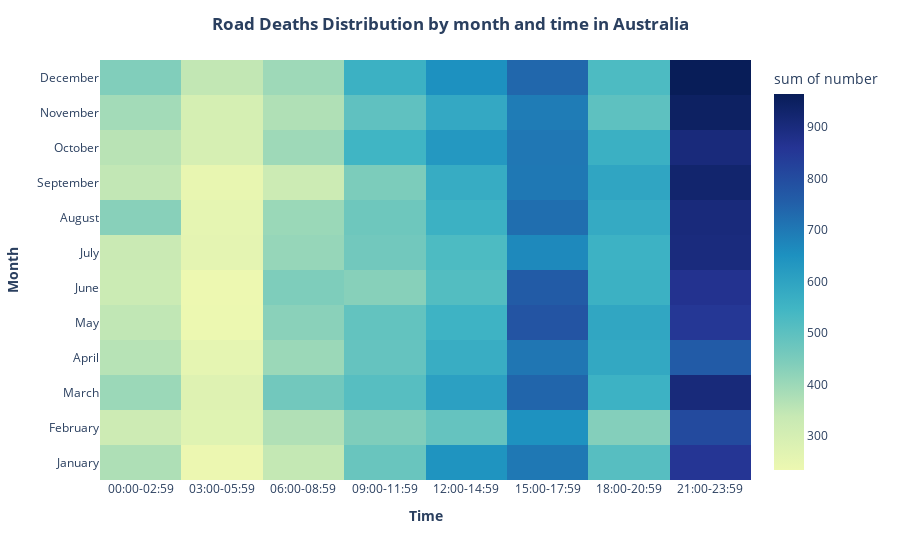

Write notebook code for a chart like this one.
### Code cell
fig_month_time = px.density_heatmap(month_time_total_data, 
                         x="time", 
                         y="month", 
                         z='number',
                         color_continuous_scale=['#edf8b1','#c7e9b4','#7fcdbb','#41b6c4','#1d91c0','#225ea8','#253494','#081d58'])

fig_month_time.update_layout(
    title_text="<b>Road Deaths Distribution by month and time in Australia<b>", 
    plot_bgcolor='white', 
    xaxis_title_text="<b>Time<b>",
    yaxis_title_text="<b>Month<b>",
    legend_title_text="",
    title_x=0.5
)

### Figure 1 — Plotly figure (JSON) as saved in the notebook; plotly's stock layout.template omitted (floating-point values rounded to 4 significant figures)
{"data": [{"coloraxis": "coloraxis", "histfunc": "sum", "hovertemplate": "time=%{x}<br>month=%{y}<br>sum of number=%{z}<extra></extra>", "name": "", "type": "histogram2d", "x": ["00:00-02:59", "03:00-05:59", "06:00-08:59", "09:00-11:59", "12:00-14:59", "15:00-17:59", "18:00-20:59", "21:00-23:59", "00:00-02:59", "03:00-05:59", "06:00-08:59", "09:00-11:59", "12:00-14:59", "15:00-17:59", "18:00-20:59", "21:00-23:59", "00:00-02:59", "03:00-05:59", "06:00-08:59", "09:00-11:59", "12:00-14:59", "15:00-17:59", "18:00-20:59", "21:00-23:59", "00:00-02:59", "03:00-05:59", "06:00-08:59", "09:00-11:59", "12:00-14:59", "15:00-17:59", "18:00-20:59", "21:00-23:59", "00:00-02:59", "03:00-05:59", "06:00-08:59", "09:00-11:59", "12:00-14:59", "15:00-17:59", "18:00-20:59", "21:00-23:59", "00:00-02:59", "03:00-05:59", "06:00-08:59", "09:00-11:59", "12:00-14:59", "15:00-17:59", "18:00-20:59", "21:00-23:59", "00:00-02:59", "03:00-05:59", "06:00-08:59", "09:00-11:59", "12:00-14:59", "15:00-17:59", "18:00-20:59", "21:00-23:59", "00:00-02:59", "03:00-05:59", "06:00-08:59", "09:00-11:59", "12:00-14:59", "15:00-17:59", "18:00-20:59", "21:00-23:59", "00:00-02:59", "03:00-05:59", "06:00-08:59", "09:00-11:59", "12:00-14:59", "15:00-17:59", "18:00-20:59", "21:00-23:59", "00:00-02:59", "03:00-05:59", "06:00-08:59", "09:00-11:59", "12:00-14:59", "15:00-17:59", "18:00-20:59", "21:00-23:59", "00:00-02:59", "03:00-05:59", "06:00-08:59", "09:00-11:59", "12:00-14:59", "15:00-17:59", "18:00-20:59", "21:00-23:59", "00:00-02:59", "03:00-05:59", "06:00-08:59", "09:00-11:59", "12:00-14:59", "15:00-17:59", "18:00-20:59", "21:00-23:59"], "xaxis": "x", "xbingroup": "x", "y": ["January", "January", "January", "January", "January", "January", "January", "January", "February", "February", "February", "February", "February", "February", "February", "February", "March", "March", "March", "March", "March", "March", "March", "March", "April", "April", "April", "April", "April", "April", "April", "April", "May", "May", "May", "May", "May", "May", "May", "May", "June", "June", "June", "June", "June", "June", "June", "June", "July", "July", "July", "July", "July", "July", "July", "July", "August", "August", "August", "August", "August", "August", "August", "August", "September", "September", "September", "September", "September", "September", "September", "September", "October", "October", "October", "October", "October", "October", "October", "October", "November", "November", "November", "November", "November", "November", "November", "November", "December", "December", "December", "December", "December", "December", "December", "December"], "yaxis": "y", "ybingroup": "y", "z": [375, 238, 343, 479, 644, 702, 510, 858, 323, 272, 370, 443, 487, 649, 436, 806, 402, 275, 464, 510, 608, 741, 559, 905, 361, 256, 402, 486, 571, 707, 586, 763, 347, 237, 427, 489, 555, 780, 593, 852, 327, 234, 444, 431, 516, 764, 561, 868, 331, 259, 409, 465, 526, 668, 558, 899, 430, 256, 403, 471, 560, 723, 582, 904, 346, 249, 325, 448, 576, 702, 595, 927, 359, 296, 397, 549, 631, 704, 565, 903, 391, 299, 372, 495, 585, 695, 498, 947, 439, 345, 397, 560, 652, 738, 526, 964]}], "layout": {"coloraxis": {"colorbar": {"title": {"text": "sum of number"}}, "colorscale": [[0, "#edf8b1"], [0.1429, "#c7e9b4"], [0.2857, "#7fcdbb"], [0.4286, "#41b6c4"], [0.5714, "#1d91c0"], [0.7143, "#225ea8"], [0.8571, "#253494"], [1, "#081d58"]]}, "legend": {"title": {"text": ""}, "tracegroupgap": 0}, "margin": {"t": 60}, "plot_bgcolor": "white", "title": {"text": "<b>Road Deaths Distribution by month and time in Australia<b>", "x": 0.5}, "xaxis": {"anchor": "y", "domain": [0, 1], "title": {"text": "<b>Time<b>"}}, "yaxis": {"anchor": "x", "domain": [0, 1], "title": {"text": "<b>Month<b>"}}}}
